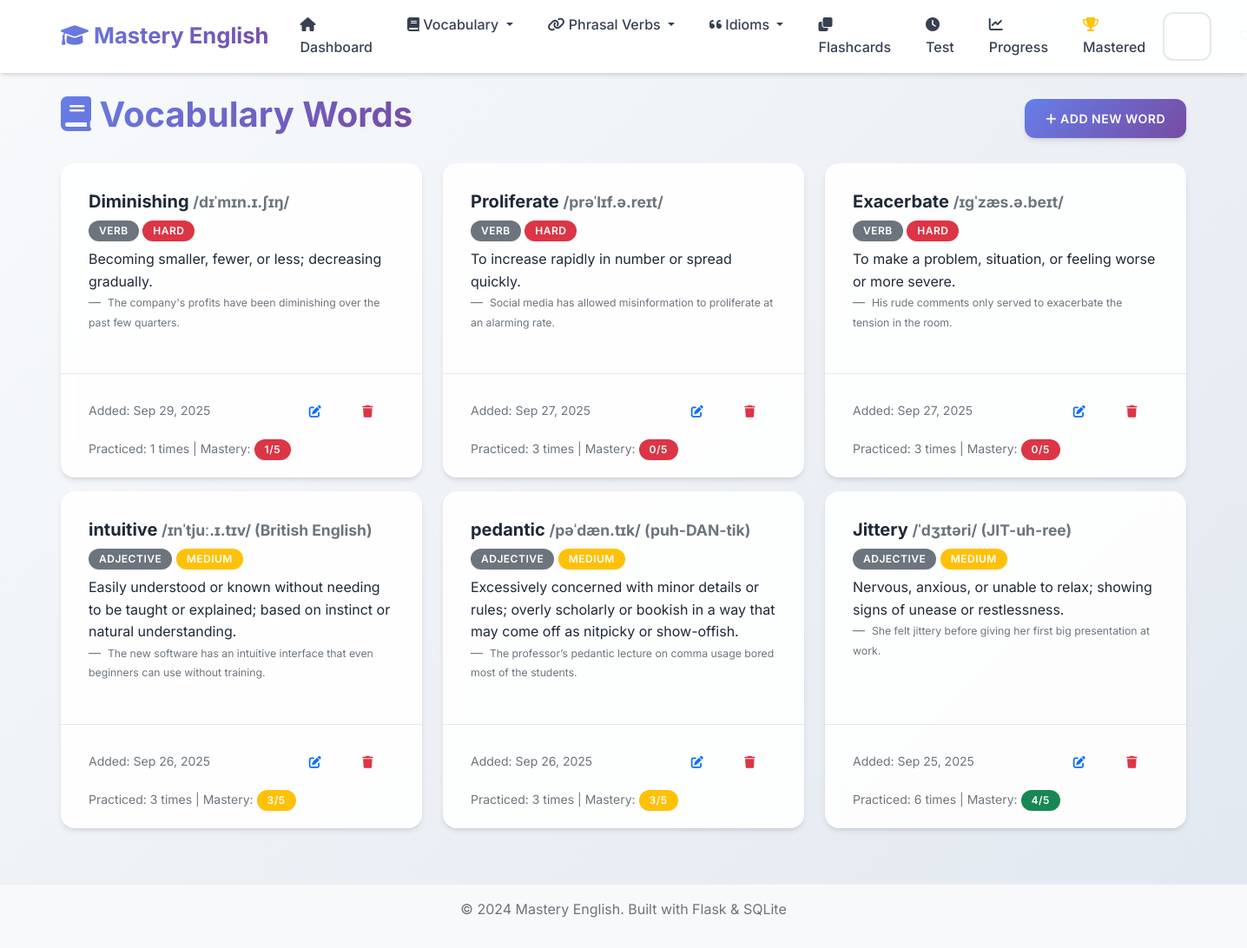
Page /vocabulary on the earlier database version.
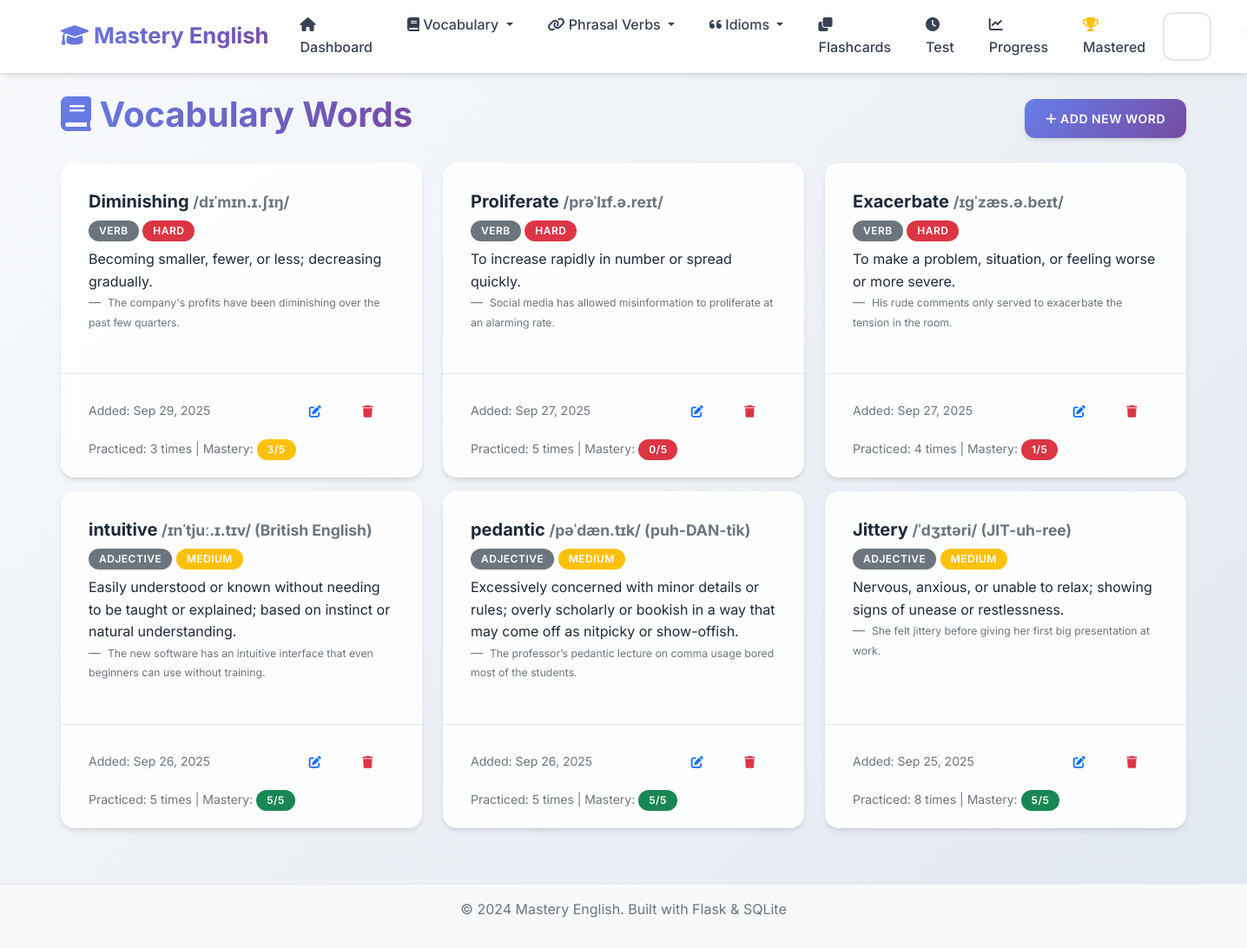
Same page on the later database version.
### app.py (models this page shows, shortened)
class VocabularyWord(db.Model):
    __tablename__ = 'vocabulary_words'
    id = db.Column(db.Integer, primary_key=True)
    word = db.Column(db.String(100), nullable=False)
    definition = db.Column(db.Text, nullable=False)
    example_sentence = db.Column(db.Text)
    pronunciation = db.Column(db.String(100))
    part_of_speech = db.Column(db.String(50))
    difficulty_level = db.Column(db.String(20), default='medium')
    date_added = db.Column(db.DateTime, default=datetime.utcnow)
    times_practiced = db.Column(db.Integer, default=0)
    last_practiced = db.Column(db.DateTime)
    mastery_level = db.Column(db.Integer, default=0)

### app.py (the view)
@app.route('/vocabulary')
def vocabulary_list():
    page = request.args.get('page', 1, type=int)
    words = VocabularyWord.query.order_by(VocabularyWord.date_added.desc()).paginate(
        page=page, per_page=10, error_out=False)
    return render_template('vocabulary_list.html', words=words)

### templates/vocabulary_list.html (shortened to what this page needs)
{% extends "base.html" %}
{% block content %}
<div class="row">
    <div class="col-12">
        <div class="d-flex justify-content-between align-items-center mb-4">
            <h1>
                <i class="fas fa-book"></i> Vocabulary Words
            </h1>
            <a href="{{ url_for('add_vocabulary') }}" class="btn btn-primary">
                <i class="fas fa-plus"></i> Add New Word
            </a>
        </div>
    </div>
</div>
{% if words.items %}
    <div class="row">
        {% for word in words.items %}
            <div class="col-md-6 col-lg-4 mb-3">
                <div class="card h-100">
                    <div class="card-body">
                        <h5 class="card-title">
                            {{ word.word }}
                            {% if word.pronunciation %}
                                <small class="text-muted">{{ word.pronunciation }}</small>
                            {% endif %}
                        </h5>
                        {% if word.part_of_speech %}
                            <span class="badge bg-secondary mb-2">{{ word.part_of_speech }}</span>
                        {% endif %}
                        <span class="badge bg-{% if word.difficulty_level == 'easy' %}success{% elif word.difficulty_level == 'hard' %}danger{% else %}warning{% endif %} mb-2">
                            {{ word.difficulty_level.title() }}
                        </span>
                        <p class="card-text">{{ word.definition }}</p>
                        {% if word.example_sentence %}
                            <blockquote class="blockquote-footer">
                                <small>{{ word.example_sentence }}</small>
                            </blockquote>
                        {% endif %}
                    </div>
                    <div class="card-footer bg-transparent">
                        <div class="d-flex justify-content-between align-items-center">
                            <small class="text-muted">
                                Added: {{ word.date_added.strftime('%b %d, %Y') }}
                            </small>
                            <div class="btn-group" role="group">
                                <a href="{{ url_for('edit_vocabulary', id=word.id) }}" class="btn btn-sm btn-outline-primary">
                                    <i class="fas fa-edit"></i>
                                </a>
                                <button type="button" class="btn btn-sm btn-outline-danger" onclick="confirmDelete('{{ word.word }}', '{{ url_for('delete_vocabulary', id=word.id) }}')">
                                    <i class="fas fa-trash"></i>
                                </button>
                            </div>
                        </div>
                        {% if word.times_practiced > 0 %}
                            <div class="mt-2">
                                <small class="text-muted">
                                    Practiced: {{ word.times_practiced }} times
                                    | Mastery:
                                    <span class="badge bg-{% if word.mastery_level >= 4 %}success{% elif word.mastery_level >= 2 %}warning{% else %}danger{% endif %}">
                                        {{ word.mastery_level }}/5
                                    </span>
                                </small>
                            </div>
                        {% endif %}
                    </div>
                </div>
            </div>
        {% endfor %}
    </div>
{% endif %}
{% endblock %}

### templates/base.html (shortened to what this page needs)
<!DOCTYPE html>
<html lang="en">
<head>
    <link href="https://cdn.jsdelivr.net/npm/bootstrap@5.1.3/dist/css/bootstrap.min.css" rel="stylesheet">
    <link href="https://cdnjs.cloudflare.com/ajax/libs/font-awesome/6.0.0/css/all.min.css" rel="stylesheet">
    <link href="{{ url_for('static', filename='css/style.css') }}" rel="stylesheet">
</head>
<body>
    <nav class="navbar navbar-expand-lg navbar-light">
        <div class="container">
            <a class="navbar-brand" href="{{ url_for('index') }}">
                <i class="fas fa-graduation-cap"></i> Mastery English
            </a>
            <div class="collapse navbar-collapse" id="navbarNav">
                <ul class="navbar-nav me-auto">
                    <li class="nav-item">
                        <a class="nav-link" href="{{ url_for('index') }}">
                            <i class="fas fa-home"></i> Dashboard
                        </a>
                    </li>
                    <li class="nav-item dropdown">
                        <a class="nav-link dropdown-toggle" href="#" id="vocabDropdown" role="button" data-bs-toggle="dropdown">
                            <i class="fas fa-book"></i> Vocabulary
                        </a>
                    </li>
                    <li class="nav-item dropdown">
                        <a class="nav-link dropdown-toggle" href="#" id="phrasalDropdown" role="button" data-bs-toggle="dropdown">
                            <i class="fas fa-link"></i> Phrasal Verbs
                        </a>
                    </li>
                    <li class="nav-item dropdown">
                        <a class="nav-link dropdown-toggle" href="#" id="idiomsDropdown" role="button" data-bs-toggle="dropdown">
                            <i class="fas fa-quote-left"></i> Idioms
                        </a>
                    </li>
                    <li class="nav-item">
                        <a class="nav-link" href="{{ url_for('flashcards_menu') }}">
                            <i class="fas fa-clone"></i> Flashcards
                        </a>
                    </li>
                    <li class="nav-item">
                        <a class="nav-link" href="{{ url_for('test') }}">
                            <i class="fas fa-clock"></i> Test
                        </a>
                    </li>
                    <li class="nav-item">
                        <a class="nav-link" href="{{ url_for('progress') }}">
                            <i class="fas fa-chart-line"></i> Progress
                        </a>
                    </li>
                    <li class="nav-item">
                        <a class="nav-link" href="{{ url_for('mastered_words') }}">
                            <i class="fas fa-trophy text-warning"></i> Mastered
                        </a>
                    </li>
                </ul>
                <div class="d-flex">
                    <form class="d-flex" method="GET" action="{{ url_for('search') }}">
                        <input class="form-control me-2" type="search" name="q" placeholder="Search..." aria-label="Search">
                        <button class="btn btn-outline-light" type="submit">
                            <i class="fas fa-search"></i>
                        </button>
                    </form>
                </div>
            </div>
        </div>
    </nav>
    <main class="container mt-4">
        {% block content %}{% endblock %}
    </main>
    <footer class="bg-light text-center text-muted py-3 mt-5">
        <div class="container">
            <p>&copy; 2024 Mastery English. Built with Flask & SQLite</p>
        </div>
    </footer>
</body>
</html>

### static/css/style.css (style rules this page uses)
:root { --primary-color: #6366f1; --primary-dark: #4f46e5; --primary-light: #8b5cf6; --success-color: #10b981; --success-dark: #059669; --info-color: #06b6d4; --info-dark: #0891b2; --warning-color: #f59e0b; --warning-dark: #d97706; --danger-color: #ef4444; --danger-dark: #dc2626; --light-color: #f8fafc; --dark-color: #1e293b; --gray-50: #f9fafb; --gray-100: #f3f4f6; --gray-200: #e5e7eb; --gray-300: #d1d5db; --gray-400: #9ca3af; --gray-500: #6b7280; --gray-600: #4b5563; --gray-700: #374151; --gray-800: #1f2937; --gray-900: #111827; --gradient-primary: linear-gradient(135deg, #667eea 0%, #764ba2 100%); --gradient-success: linear-gradient(135deg, #11998e 0%, #38ef7d 100%); --gradient-info: linear-gradient(135deg, #667db6 0%, #0082c8 100%); --gradient-warning: linear-gradient(135deg, #f093fb 0%, #f5576c 100%); --gradient-hero: linear-gradient(135deg, #667eea 0%, #764ba2 50%, #f093fb 100%); --shadow-sm: 0 1px 2px 0 rgba(0, 0, 0, 0.05); --shadow: 0 4px 6px -1px rgba(0, 0, 0, 0.1), 0 2px 4px -1px rgba(0, 0, 0, 0.06); --shadow-md: 0 10px 15px -3px rgba(0, 0, 0, 0.1), 0 4px 6px -2px rgba(0, 0, 0, 0.05); --shadow-lg: 0 20px 25px -5px rgba(0, 0, 0, 0.1), 0 10px 10px -5px rgba(0, 0, 0, 0.04); --shadow-xl: 0 25px 50px -12px rgba(0, 0, 0, 0.25); }
body { font-family: 'Inter', 'Segoe UI', -apple-system, BlinkMacSystemFont, sans-serif; background: linear-gradient(135deg, #f8fafc 0%, #e2e8f0 100%); min-height: 100vh; line-height: 1.6; color: var(--gray-800); }
.navbar { background: rgba(255, 255, 255, 0.95) !important; backdrop-filter: blur(10px); border-bottom: 1px solid rgba(255, 255, 255, 0.2); box-shadow: var(--shadow); }
.navbar-brand { font-weight: 700; font-size: 1.6rem; background: var(--gradient-primary); -webkit-background-clip: text; -webkit-text-fill-color: transparent; background-clip: text; transition: all 0.3s ease; }
.navbar-nav .nav-link { font-weight: 500; color: var(--gray-700) !important; border-radius: 8px; margin: 0 4px; padding: 8px 16px !important; transition: all 0.3s ease; }
.card { border: none; border-radius: 16px; background: rgba(255, 255, 255, 0.9); backdrop-filter: blur(10px); box-shadow: var(--shadow); transition: all 0.4s cubic-bezier(0.4, 0, 0.2, 1); position: relative; overflow: hidden; }
.card::before { content: ''; position: absolute; top: 0; left: 0; width: 100%; height: 2px; background: var(--gradient-primary); transform: scaleX(0); transition: transform 0.3s ease; }
.card-body { padding: 2rem; }
.card-footer { background: rgba(248, 250, 252, 0.8); border-top: 1px solid var(--gray-200); border-radius: 0 0 16px 16px; padding: 1.25rem 2rem; }
.badge { font-size: 0.7rem; border-radius: 12px; padding: 0.4em 0.8em; }
.btn { border-radius: 12px; font-weight: 600; padding: 0.75rem 1.5rem; text-transform: uppercase; letter-spacing: 0.5px; font-size: 0.875rem; transition: all 0.3s cubic-bezier(0.4, 0, 0.2, 1); position: relative; overflow: hidden; border: none; }
.btn::before { content: ''; position: absolute; top: 0; left: -100%; width: 100%; height: 100%; background: linear-gradient(90deg, transparent, rgba(255,255,255,0.2), transparent); transition: left 0.5s; }
.btn-primary { background: var(--gradient-primary); box-shadow: var(--shadow); }
.btn-group .btn { border-radius: 6px; }
.form-control, .form-select { border-radius: 12px; border: 2px solid var(--gray-200); padding: 0.875rem 1.25rem; font-size: 1rem; font-weight: 500; background: rgba(255, 255, 255, 0.8); backdrop-filter: blur(10px); transition: all 0.3s cubic-bezier(0.4, 0, 0.2, 1); }
h1, h2, h3, h4, h5, h6 { font-weight: 700; color: var(--gray-800); }
h1 { background: var(--gradient-primary); -webkit-background-clip: text; -webkit-text-fill-color: transparent; background-clip: text; }
.badge { font-size: 0.75rem; border-radius: 20px; padding: 0.5em 1em; font-weight: 600; text-transform: uppercase; letter-spacing: 0.5px; box-shadow: var(--shadow-sm); }
.fa, .fas, .far { transition: all 0.3s ease; }
footer { margin-top: auto; border-top: 1px solid #e9ecef; }
.container { animation: fadeInUp 0.6s ease-out; }

Differences in the rows shown:
changed VocabularyWord "Diminishing": times_practiced "1" → "3"; mastery_level "1" → "3"
changed VocabularyWord "Proliferate": times_practiced "3" → "5"
changed VocabularyWord "Exacerbate": times_practiced "3" → "4"; mastery_level "0" → "1"
changed VocabularyWord "intuitive": times_practiced "3" → "5"; mastery_level "3" → "5"
changed VocabularyWord "pedantic": times_practiced "3" → "5"; mastery_level "3" → "5"
changed VocabularyWord "Jittery": times_practiced "6" → "8"; mastery_level "4" → "5"
